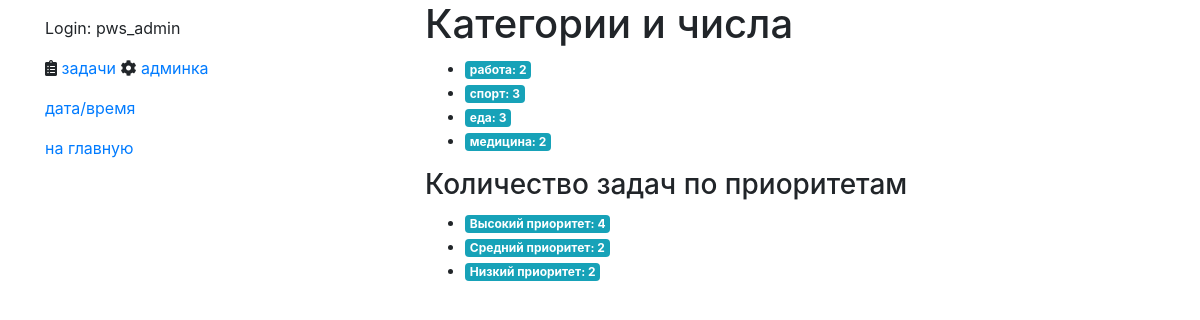
The app's page / (signed in) with its own data.
### tasks/models.py (models this page shows, shortened)
class Category(models.Model):
    slug = models.CharField(max_length=128)
    name = models.CharField(max_length=256)
    todos_count = models.PositiveIntegerField(default=0)
    class Meta:
        verbose_name = 'Категория'
        verbose_name_plural = 'Категории'

### tasks/views.py (the view)
# urls.py: path("", views.index, name="index"),
def index(request):
    from django.db.models import Count
    """
    вывод количества категорий прямо из объекта:
    """
    cat = Category.objects.all()
    counts = {c.name: c.todos_count for c in cat}
    prior = Priority.objects.all().order_by('name')
    counts_pr = {pr.get_name_display(): pr.prior_count for pr in prior}
    data = {
        "categories": counts,
        "priority": counts_pr
    }
    return render(request, "tasks/index.html", data)

### tasks/templates/tasks/index.html (shortened to what this page needs)
{% extends "base.html" %}
{% load static %}
{% block main_content %}
  <h1>Категории и числа</h1>
  <ul>
  {% for cat, count in categories.items %}
    <li><span class="badge badge-info">{{ cat }}: {{ count }}</span></li>
  {% empty %}
    <li>Список задач по категориям пуст. Попробуйте добавить их из админки</li>
  {% endfor %}
  </ul>
  <h3>Количество задач по приоритетам</h3>
  <ul>
  {% for prior, count in priority.items %}
    <li><span class="badge badge-info">{{ prior }}: {{ count }}</span></li>
  {% empty %}
    <li>...</li>
  {% endfor %}
  </ul>
{% endblock %}

### templates/base.html (shortened to what this page needs)
<html>
  <head>
    <link rel="stylesheet" href="https://maxcdn.bootstrapcdn.com/bootstrap/4.0.0/css/bootstrap.min.css">
  <link rel="stylesheet" href="https://use.fontawesome.com/releases/v5.7.0/css/all.css">
  </head>
  <body>
    <div class="container">
      <div class="row">
        <div class="side_bar col">
          {% block side_bar %}
            {% if user.is_authenticated %}
              <p>Login: {{ user.username }}</p>
              <i class="fas fa-clipboard-list"></i>&nbsp;<a href="{% url "tasks:list" %}">задачи</a>
            {% endif %}
	    <i class="fas fa-cog"></i>&nbsp;<a href='{% url 'admin:index' %}'>админка</a>
          {% endblock %}
          <a href='{% url 'tasks:date' %}'>дата/время</a>
          <a href='{% url 'tasks:index' %}'>на главную</a>
        </div>
        <div class="main_content col-8">
          {% block main_content %}
          {% endblock %}
        </div>
      </div>
    </div>
  </body>
</html>

### records on screen
Category: categories "работа"
Category: categories "спорт"
Category: categories "еда"
Category: categories "медицина"

### other values on screen
{{ user.username }} "pws_admin"
{{ count }} "2" "3" "3" "2"
{{ prior }} "Высокий приоритет" "Средний приоритет" "Низкий приоритет"
{{ count }} "4" "2" "2"
